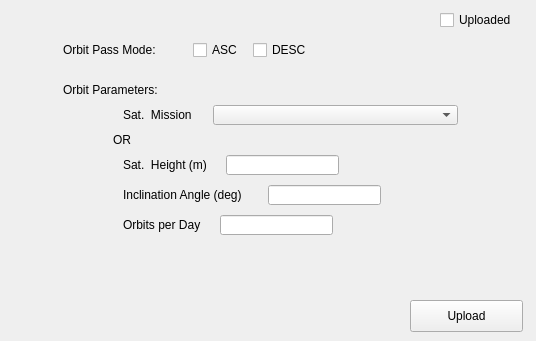
         <widget class="QWidget" name="tab_8">
          <attribute name="title">
           <string>Sat.  Orbit</string>
          </attribute>
          <widget class="QLabel" name="label_23">
           <property name="geometry">
            <rect>
             <x>123</x>
             <y>185</y>
             <width>141</width>
             <height>20</height>
            </rect>
           </property>
           <property name="text">
            <string>Inclination Angle (deg)</string>
           </property>
          </widget>
          <widget class="QLabel" name="label_24">
           <property name="geometry">
            <rect>
             <x>123</x>
             <y>215</y>
             <width>101</width>
             <height>20</height>
            </rect>
           </property>
           <property name="text">
            <string>Orbits per Day</string>
           </property>
          </widget>
          <widget class="QLabel" name="label_25">
           <property name="geometry">
            <rect>
             <x>63</x>
             <y>80</y>
             <width>111</width>
             <height>20</height>
            </rect>
           </property>
           <property name="text">
            <string>Orbit Parameters:</string>
           </property>
          </widget>
          <widget class="QComboBox" name="comboBox_8">
           <property name="geometry">
            <rect>
             <x>213</x>
             <y>105</y>
             <width>245</width>
             <height>20</height>
            </rect>
           </property>
          </widget>
          <widget class="QCheckBox" name="checkBox_3">
           <property name="geometry">
            <rect>
             <x>253</x>
             <y>40</y>
             <width>81</width>
             <height>20</height>
            </rect>
           </property>
           <property name="text">
            <string>DESC</string>
           </property>
          </widget>
          <widget class="QLabel" name="label_26">
           <property name="geometry">
            <rect>
             <x>123</x>
             <y>155</y>
             <width>101</width>
             <height>20</height>
            </rect>
           </property>
           <property name="text">
            <string>Sat.  Height (m)</string>
           </property>
          </widget>
          <widget class="QCheckBox" name="checkBox_4">
           <property name="geometry">
            <rect>
             <x>193</x>
             <y>40</y>
             <width>61</width>
             <height>20</height>
            </rect>
           </property>
           <property name="text">
            <string>ASC</string>
           </property>
          </widget>
          <widget class="QLineEdit" name="lineEdit_7">
           <property name="geometry">
            <rect>
             <x>226</x>
             <y>155</y>
             <width>113</width>
             <height>20</height>
            </rect>
           </property>
          </widget>
          <widget class="QLabel" name="label_27">
           <property name="geometry">
            <rect>
             <x>63</x>
             <y>40</y>
             <width>111</width>
             <height>20</height>
            </rect>
           </property>
           <property name="text">
            <string>Orbit Pass Mode:</string>
           </property>
          </widget>
          <widget class="QLineEdit" name="lineEdit_8">
           <property name="geometry">
            <rect>
             <x>268</x>
             <y>185</y>
             <width>113</width>
             <height>20</height>
            </rect>
           </property>
          </widget>
          <widget class="QLineEdit" name="lineEdit_9">
           <property name="geometry">
            <rect>
             <x>220</x>
             <y>215</y>
             <width>113</width>
             <height>20</height>
            </rect>
           </property>
          </widget>
          <widget class="QLabel" name="label_28">
           <property name="geometry">
            <rect>
             <x>123</x>
             <y>105</y>
             <width>81</width>
             <height>20</height>
            </rect>
           </property>
           <property name="text">
            <string>Sat.  Mission</string>
           </property>
          </widget>
          <widget class="QLabel" name="label_29">
           <property name="geometry">
            <rect>
             <x>113</x>
             <y>130</y>
             <width>81</width>
             <height>20</height>
            </rect>
           </property>
           <property name="text">
            <string>OR</string>
           </property>
          </widget>
          <widget class="QCheckBox" name="checkBox_8">
           <property name="geometry">
            <rect>
             <x>440</x>
             <y>10</y>
             <width>87</width>
             <height>20</height>
            </rect>
           </property>
           <property name="text">
            <string>Uploaded</string>
           </property>
           <property name="checkable">
            <bool>false</bool>
           </property>
          </widget>
          <widget class="QPushButton" name="pushButton_4">
           <property name="geometry">
            <rect>
             <x>410</x>
             <y>300</y>
             <width>113</width>
             <height>32</height>
            </rect>
           </property>
           <property name="text">
            <string>Upload</string>
           </property>
          </widget>
         </widget>
